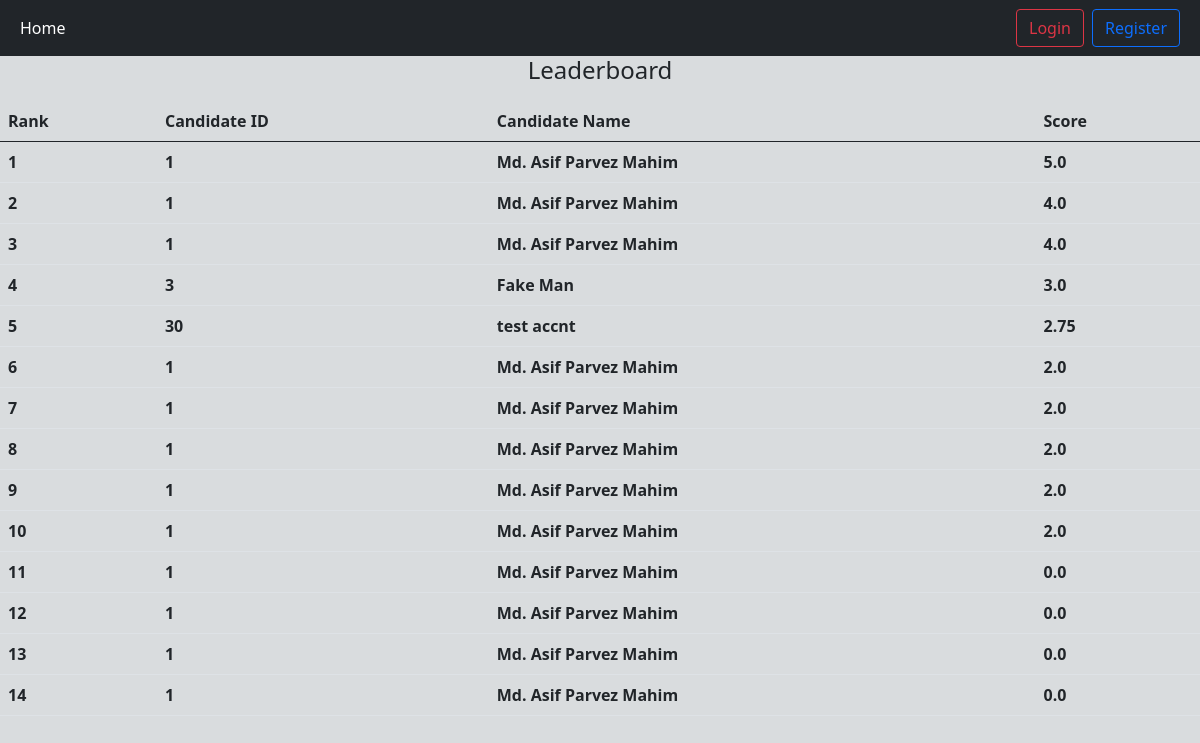
Before: /quizes/leadrrboard/1/ with the older database file.
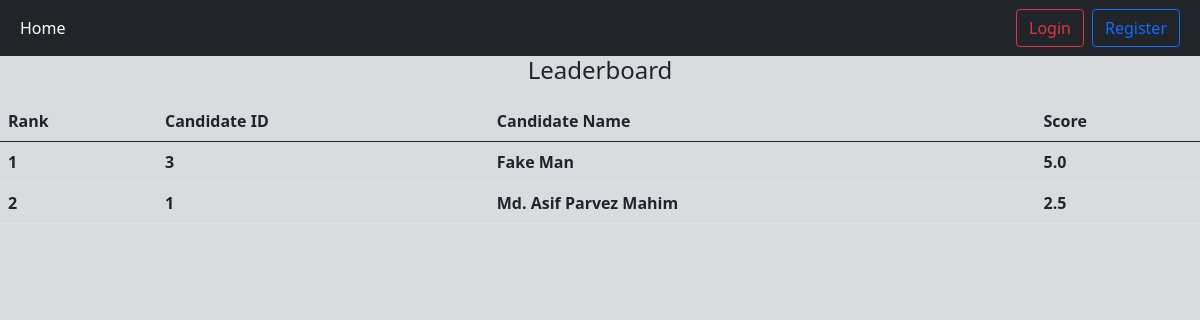
After: the same page with the newer database file.
### result/models.py (models this page shows, shortened)
class Result(models.Model):
    quiz = models.ForeignKey(Quiz, on_delete=models.CASCADE)
    user = models.ForeignKey(User, on_delete=models.CASCADE)
    score = models.FloatField()
    exam_name = models.CharField(max_length=500, blank=True, null=True)
    total_questions = models.CharField(max_length=500, blank=True, null=True)
    percent = models.CharField(max_length=500, blank=True, null=True)
    fullMarks = models.CharField(max_length=500, blank=True, null=True)
    total_quizes = models.CharField(max_length=100, blank=True, null=True)
    completed_quizes = models.CharField(max_length=100, blank=True, null=True)
    percent_of_attempts = models.CharField(max_length=100, blank=True, null=True)

### quizes/views.py (the view)
# urls.py: path("leadrrboard/<pk>/", leaderboard, name="lead_view"),
def leaderboard(request, pk):
    result = Result.objects.filter(quiz_id=pk).order_by("-score")
    return render(request, "leaderboard.html", {"leadObjs": result})

### quizes/templates/leaderboard.html
{% extends "base.html" %} {%load static%} {%block script%}
<link rel="stylesheet" href="{% static 'quizes/style.css' %}" />
{%endblock%} {% block content %}
<h4 class="text-center mb-3">Leaderboard</h4>
<table class="table">
  <thead>
    <tr>
      <th scope="col">Rank</th>
      <th scope="col">Candidate ID</th>
      <th scope="col">Candidate Name</th>
      <th scope="col">Score</th>
    </tr>
  </thead>
  <tbody>
    {%for leadObj in leadObjs%}
    <tr>
      <th scope="col">{{ forloop.counter }}</th>
      <th scope="col">{{leadObj.user.id}}</th>
      <th scope="col">
        {{leadObj.user.first_name}} {{leadObj.user.last_name}}
      </th>
      <th scope="col">{{leadObj.score}}</th>
    </tr>
    {%endfor%}
  </tbody>
</table>
{%endblock%}

Changed rows visible on the page:
removed Result: user.id "1", user.first_name "Md. Asif", user.last_name "Parvez Mahim", score "5.0"
removed Result: user.id "1", user.first_name "Md. Asif", user.last_name "Parvez Mahim", score "4.0"
removed Result: user.id "1", user.first_name "Md. Asif", user.last_name "Parvez Mahim", score "4.0"
removed Result: user.id "3", user.first_name "Fake", user.last_name "Man", score "3.0"
removed Result: user.id "30", user.first_name "test", user.last_name "accnt", score "2.75"
removed Result: user.id "1", user.first_name "Md. Asif", user.last_name "Parvez Mahim", score "2.0"
removed Result: user.id "1", user.first_name "Md. Asif", user.last_name "Parvez Mahim", score "2.0"
removed Result: user.id "1", user.first_name "Md. Asif", user.last_name "Parvez Mahim", score "2.0"
removed Result: user.id "1", user.first_name "Md. Asif", user.last_name "Parvez Mahim", score "2.0"
removed Result: user.id "1", user.first_name "Md. Asif", user.last_name "Parvez Mahim", score "2.0"
removed Result: user.id "1", user.first_name "Md. Asif", user.last_name "Parvez Mahim", score "0.0"
removed Result: user.id "1", user.first_name "Md. Asif", user.last_name "Parvez Mahim", score "0.0"
removed Result: user.id "1", user.first_name "Md. Asif", user.last_name "Parvez Mahim", score "0.0"
removed Result: user.id "1", user.first_name "Md. Asif", user.last_name "Parvez Mahim", score "0.0"
added Result: user.id "3", user.first_name "Fake", user.last_name "Man", score "5.0"
added Result: user.id "1", user.first_name "Md. Asif", user.last_name "Parvez Mahim", score "2.5"
